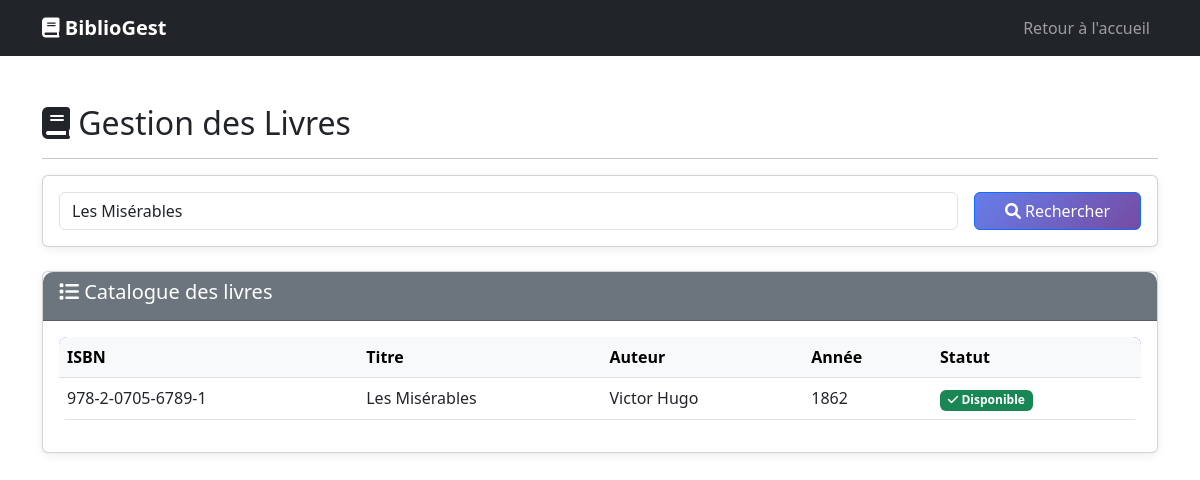
The app's page /pages/livres.php?recherche=Les Misérables with its own data.
### tables this page shows
CREATE TABLE Livre (
    ISBN VARCHAR(20) PRIMARY KEY,
    titre VARCHAR(255) NOT NULL,
    auteur VARCHAR(255) NOT NULL,
    annee INT NOT NULL,
    disponible BOOLEAN DEFAULT TRUE,
    created_at TIMESTAMP DEFAULT CURRENT_TIMESTAMP,
    updated_at TIMESTAMP DEFAULT CURRENT_TIMESTAMP ON UPDATE CURRENT_TIMESTAMP
);

### classes/Livre.php (called while the page is built, shortened)
<?php
class Livre {
    private $conn;
    public function __construct($db) {
        $this->conn = $db;
    }
    public function rechercher($terme) {
        $query = "SELECT * FROM Livre WHERE titre LIKE :terme OR auteur LIKE :terme OR ISBN LIKE :terme";
        $stmt = $this->conn->prepare($query);
        $terme = "%{$terme}%";
        $stmt->bindParam(":terme", $terme);
        $stmt->execute();
        return $stmt;
    }
}
?>

### pages/livres.php (the view, shortened to what this page needs)
<?php
require_once '../classes/Livre.php';
$database = new Database();
$db = $database->getConnection();
$livre = new Livre($db);
$resultats = isset($_GET['recherche']) ? $livre->rechercher($_GET['recherche']) : $livre->lireTous();
?>
<!DOCTYPE html>
<html lang="fr">
<head>
    <link href="../assets/css/custom.css" rel="stylesheet">
    <link href="https://cdn.jsdelivr.net/npm/bootstrap@5.3.0/dist/css/bootstrap.min.css" rel="stylesheet">
    <link href="https://cdnjs.cloudflare.com/ajax/libs/font-awesome/6.0.0/css/all.min.css" rel="stylesheet">
</head>
<body>
    <nav class="navbar navbar-expand-lg navbar-dark bg-dark">
        <div class="container">
            <a class="navbar-brand" href="../index.php"><i class="fas fa-book"></i> BiblioGest</a>
            <div class="navbar-nav ms-auto">
                <a class="nav-link" href="../index.php">Retour à l'accueil</a>
            </div>
        </div>
    </nav>
    <div class="container my-5">
        <div class="row">
            <div class="col-md-12">
                <h2><i class="fas fa-book"></i> Gestion des Livres</h2>
                <hr>
                <div class="card mb-4">
                    <div class="card-body">
                        <form method="GET" class="row g-3">
                            <div class="col-md-10">
                                <input type="text" name="recherche" class="form-control" placeholder="Rechercher par titre, auteur ou ISBN..." value="<?= $_GET['recherche'] ?? '' ?>">
                            </div>
                            <div class="col-md-2">
                                <button type="submit" class="btn btn-primary w-100"><i class="fas fa-search"></i> Rechercher</button>
                            </div>
                        </form>
                    </div>
                </div>
                <div class="card">
                    <div class="card-header bg-secondary text-white">
                        <h5><i class="fas fa-list"></i> Catalogue des livres</h5>
                    </div>
                    <div class="card-body">
                        <div class="table-responsive">
                            <table class="table table-hover">
                                <thead class="table-light">
                                    <tr>
                                        <th>ISBN</th>
                                        <th>Titre</th>
                                        <th>Auteur</th>
                                        <th>Année</th>
                                        <th>Statut</th>
                                    </tr>
                                </thead>
                                <tbody>
                                    <?php while ($row = $resultats->fetch(PDO::FETCH_ASSOC)): ?>
                                    <tr>
                                        <td><?= htmlspecialchars($row['ISBN']) ?></td>
                                        <td><?= htmlspecialchars($row['titre']) ?></td>
                                        <td><?= htmlspecialchars($row['auteur']) ?></td>
                                        <td><?= htmlspecialchars($row['annee']) ?></td>
                                        <td>
                                            <?php if ($row['disponible']): ?>
                                                <span class="badge bg-success"><i class="fas fa-check"></i> Disponible</span>
                                            <?php else: ?>
                                                <span class="badge bg-danger"><i class="fas fa-times"></i> Emprunté</span>
                                            <?php endif; ?>
                                        </td>
                                    </tr>
                                    <?php endwhile; ?>
                                </tbody>
                            </table>
                        </div>
                    </div>
                </div>
            </div>
        </div>
    </div>
</body>
</html>

### assets/css/custom.css (style rules this page uses)
:root { --primary-color: #667eea; --secondary-color: #764ba2; --success-color: #28a745; --warning-color: #ffc107; --danger-color: #dc3545; --info-color: #17a2b8; }
.fade-in { animation: fadeIn 0.5s ease-out; }
.navbar-brand { font-weight: bold; font-size: 1.5rem; transition: transform 0.3s; }
.card { border-radius: 10px; box-shadow: 0 2px 10px rgba(0,0,0,0.08); transition: all 0.3s ease; margin-bottom: 20px; }
.card-header { border-radius: 10px 10px 0 0 !important; font-weight: 600; }
.table { border-radius: 8px; overflow: hidden; }
.table thead { background: linear-gradient(135deg, #667eea 0%, #764ba2 100%); color: white; }
.table tbody tr { transition: background-color 0.2s; }
.badge { padding: 0.5em 0.8em; font-weight: 500; border-radius: 20px; }
.btn { border-radius: 25px; padding: 0.5rem 1.5rem; font-weight: 500; transition: all 0.3s; border: none; }
.btn-primary { background: linear-gradient(135deg, #667eea 0%, #764ba2 100%); }
.form-control, .form-select { border-radius: 25px; border: 2px solid #e0e0e0; padding: 0.6rem 1.2rem; transition: all 0.3s; }

### records on screen
livre: ISBN "978-2-0705-6789-1", titre "Les Misérables", auteur "Victor Hugo", annee "1862", disponible 1 (drawn)
